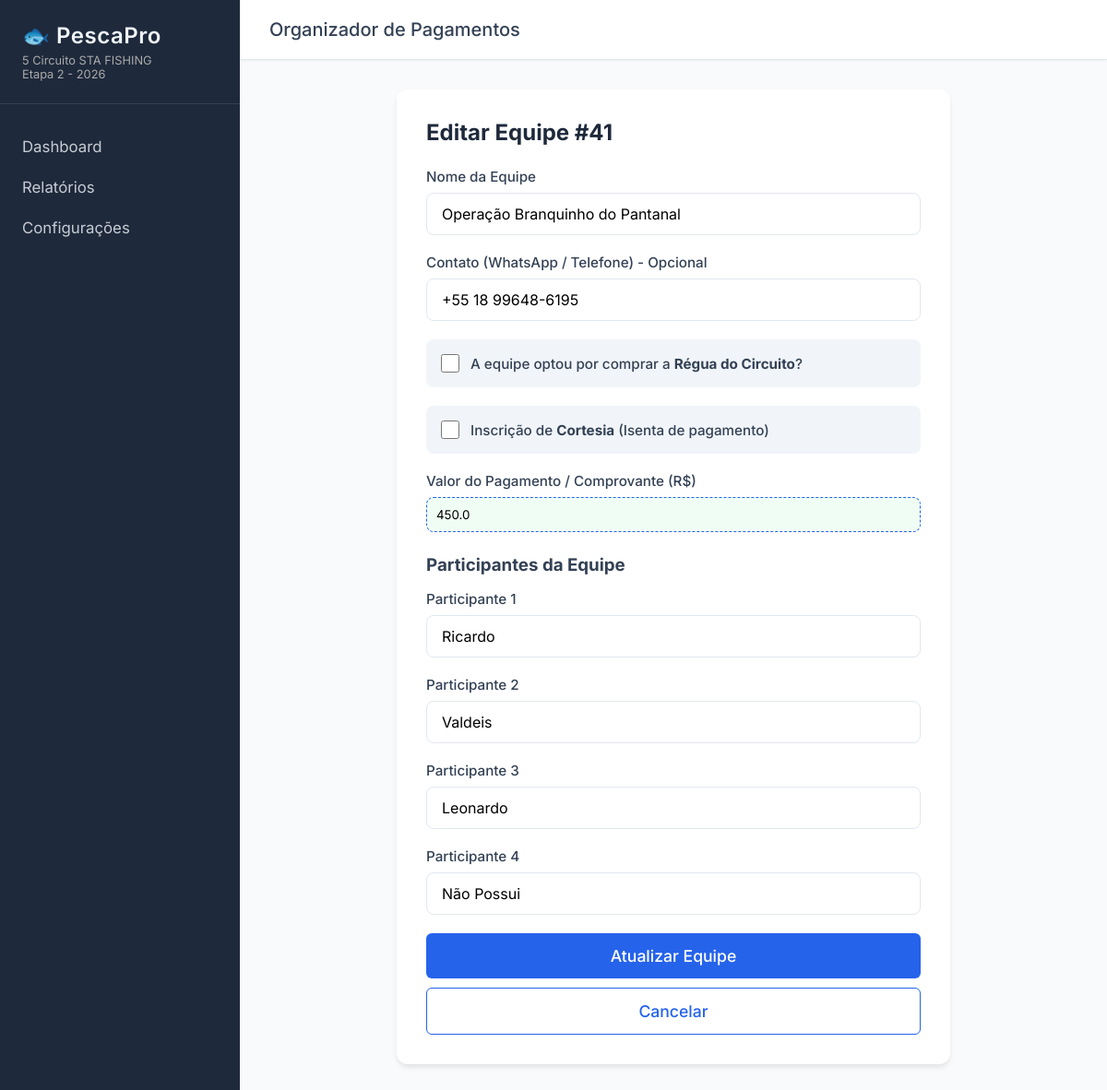
The page /edit_team/41 on the database its author committed.
### tables this page shows
CREATE TABLE settings (
            id INTEGER PRIMARY KEY CHECK (id = 1),
            circuit_name TEXT,
            stage_name TEXT
        , year TEXT DEFAULT '2026');

CREATE TABLE teams (
            id INTEGER PRIMARY KEY AUTOINCREMENT,
            name TEXT NOT NULL,
            contact TEXT,
            has_ruler BOOLEAN DEFAULT 0,
            payment_status TEXT DEFAULT 'Pendente',
            receipt_filename TEXT NOT NULL,
            created_at TIMESTAMP DEFAULT CURRENT_TIMESTAMP
        , participant1 TEXT, participant2 TEXT, participant3 TEXT, participant4 TEXT, circuit_name TEXT, stage_name TEXT, year TEXT, is_courtesy BOOLEAN DEFAULT 0, payment_amount REAL DEFAULT 0.0);

### app.py (the view, shortened to what this page needs)
@app.route('/edit_team/<int:team_id>', methods=['GET', 'POST'])
def edit_team(team_id):
    conn = get_db()
    team = conn.execute('SELECT * FROM teams WHERE id = ?', (team_id,)).fetchone()
    conn.close()
    if not team:
        flash('Equipe não encontrada.')
        return redirect(url_for('dashboard'))
    return render_template('edit_team.html', team=team)

### app.py (called while the page is built)
@app.context_processor
def inject_settings():
    try:
        conn = get_db()
        settings = conn.execute('SELECT * FROM settings WHERE id = 1').fetchone()
        conn.close()
        return dict(app_settings=settings)
    except:
        return dict()

### database.py (called while the page is built)
def get_db():
    conn = sqlite3.connect(DB_NAME)
    conn.row_factory = sqlite3.Row
    return conn

### templates/edit_team.html
{% extends "base.html" %}
{% block content %}
<div class="form-container">
    <h2>Editar Equipe #{{ team.id }}</h2>
    <form action="{{ url_for('edit_team', team_id=team.id) }}" method="POST" class="modern-form">
        <div class="form-group">
            <label for="name">Nome da Equipe</label>
            <input type="text" id="name" name="name" value="{{ team.name }}" required>
        </div>
        <div class="form-group">
            <label for="contact">Contato (WhatsApp / Telefone) - Opcional</label>
            <input type="text" id="contact" name="contact" value="{{ team.contact or '' }}">
        </div>
        <div class="form-group checkbox-group">
            <input type="checkbox" id="has_ruler" name="has_ruler" value="1" {% if team.has_ruler %}checked{% endif %}>
            <label for="has_ruler">A equipe optou por comprar a <strong>Régua do Circuito</strong>?</label>
        </div>
        <div class="form-group checkbox-group">
            <input type="checkbox" id="is_courtesy" name="is_courtesy" value="1" {% if team.is_courtesy %}checked{% endif %}>
            <label for="is_courtesy">Inscrição de <strong>Cortesia</strong> (Isenta de pagamento)</label>
        </div>
        <div class="form-group">
            <label for="payment_amount">Valor do Pagamento / Comprovante (R$)</label>
            <input type="number" id="payment_amount" name="payment_amount" step="0.01" min="0" value="{{ team.payment_amount or '0.00' }}" placeholder="Ex: 250.00" class="file-input">
        </div>
        <h3 style="margin-top: 1.5rem; margin-bottom: 1rem;">Participantes da Equipe</h3>
        <div class="form-group">
            <label for="participant1">Participante 1</label>
            <input type="text" id="participant1" name="participant1" value="{{ team.participant1 }}" required>
        </div>
        <div class="form-group">
            <label for="participant2">Participante 2</label>
            <input type="text" id="participant2" name="participant2" value="{{ team.participant2 }}" required>
        </div>
        <div class="form-group">
            <label for="participant3">Participante 3</label>
            <input type="text" id="participant3" name="participant3" value="{{ team.participant3 }}" required>
        </div>
        <div class="form-group">
            <label for="participant4">Participante 4</label>
            <input type="text" id="participant4" name="participant4" value="{{ team.participant4 }}" required>
        </div>
        <button type="submit" class="btn btn-large btn-primary w-100">Atualizar Equipe</button>
        <a href="{{ url_for('dashboard') }}" class="btn btn-large btn-outline w-100" style="margin-top: 10px; display: block; text-align: center; text-decoration: none;">Cancelar</a>
    </form>
</div>
{% endblock %}

### templates/base.html (shortened to what this page needs)
<!DOCTYPE html>
<html lang="pt-BR">
<head>
    <link rel="stylesheet" href="{{ url_for('static', filename='css/style.css') }}">
</head>
<body>
    <div class="app-container">
        <aside class="sidebar">
            <div class="sidebar-header">
                <h2>🐟 PescaPro</h2>
                {% if app_settings %}
                <p style="font-size: 0.8rem; margin-top: 5px; color: #aaa;">
                    {{ app_settings.circuit_name }} <br>
                    {{ app_settings.stage_name }} - {{ app_settings.year }}
                </p>
                {% endif %}
            </div>
            <nav class="sidebar-nav">
                <a href="{{ url_for('dashboard') }}" class="nav-link">Dashboard</a>
                <a href="{{ url_for('results') }}" class="nav-link">Relatórios</a>
                <a href="{{ url_for('settings') }}" class="nav-link">Configurações</a>
            </nav>
        </aside>
        <main class="main-content">
            <header class="top-header">
                <h1>Organizador de Pagamentos</h1>
            </header>
            <div class="content-area">
                {% block content %}{% endblock %}
            </div>
        </main>
    </div>
</body>
</html>

### static/css/style.css (style rules this page uses)
:root { --primary: #2563eb; --primary-hover: #1d4ed8; --bg-color: #f8fafc; --sidebar-bg: #1e293b; --sidebar-text: #f1f5f9; --text-main: #334155; --card-bg: #ffffff; --border-color: #e2e8f0; --success: #10b981; --warning: #f59e0b; --error: #ef4444; }
* { margin: 0; padding: 0; box-sizing: border-box; font-family: 'Inter', sans-serif; }
body { background-color: var(--bg-color); color: var(--text-main); }
.app-container { display: flex; min-height: 100vh; }
.sidebar { width: 260px; background-color: var(--sidebar-bg); color: var(--sidebar-text); display: flex; flex-direction: column; }
.sidebar-header { padding: 24px; border-bottom: 1px solid rgba(255,255,255,0.1); }
.sidebar-header h2 { font-size: 1.5rem; font-weight: 600; letter-spacing: 0.5px; }
.sidebar-nav { display: flex; flex-direction: column; padding: 24px 0; }
.nav-link { color: var(--sidebar-text); text-decoration: none; padding: 12px 24px; font-size: 1.05rem; transition: all 0.3s ease; opacity: 0.8; }
.main-content { flex: 1; display: flex; flex-direction: column; overflow-x: hidden; }
.top-header { background-color: var(--card-bg); padding: 20px 32px; box-shadow: 0 1px 3px rgba(0,0,0,0.05); border-bottom: 1px solid var(--border-color); }
.top-header h1 { font-size: 1.25rem; font-weight: 500; }
.content-area { padding: 32px; flex: 1; }
.form-container { background: var(--card-bg); padding: 32px; border-radius: 12px; box-shadow: 0 4px 6px -1px rgba(0,0,0,0.1); max-width: 600px; margin: 0 auto; }
.form-container h2 { margin-bottom: 24px; color: var(--sidebar-bg); }
.modern-form .form-group { margin-bottom: 20px; }
.modern-form label { display: block; margin-bottom: 8px; font-weight: 500; font-size: 0.95rem; }
.modern-form input[type="text"] { width: 100%; padding: 12px 16px; border: 1px solid var(--border-color); border-radius: 8px; font-size: 1rem; transition: border-color 0.3s ease; }
.checkbox-group { display: flex; align-items: center; gap: 12px; padding: 16px; background-color: #f1f5f9; border-radius: 8px; }
.checkbox-group input[type="checkbox"] { width: 20px; height: 20px; cursor: pointer; }
.checkbox-group label { margin-bottom: 0; cursor: pointer; }
.file-input { width: 100%; padding: 10px; border: 1px dashed var(--primary); border-radius: 8px; background-color: #f0fdf4; }
.btn { display: inline-block; cursor: pointer; border: none; border-radius: 6px; font-weight: 500; transition: all 0.2s ease; }
.btn-primary { background-color: var(--primary); color: white; padding: 8px 16px; }
.btn-outline { background-color: transparent; border: 1px solid var(--primary); color: var(--primary); padding: 6px 12px; }
.btn-large { padding: 14px 24px; font-size: 1.1rem; }
.w-100 { width: 100%; }

### rows shown on the page
settings: circuit_name "5 Circuito STA FISHING", stage_name "Etapa 2", year "2026"
teams: id "41", name "Operação Branquinho do Pantanal", contact "+55 18 99648-6195", payment_amount "450.0", participant1 "Ricardo", participant2 "Valdeis", participant3 "Leonardo", participant4 "Não Possui"
